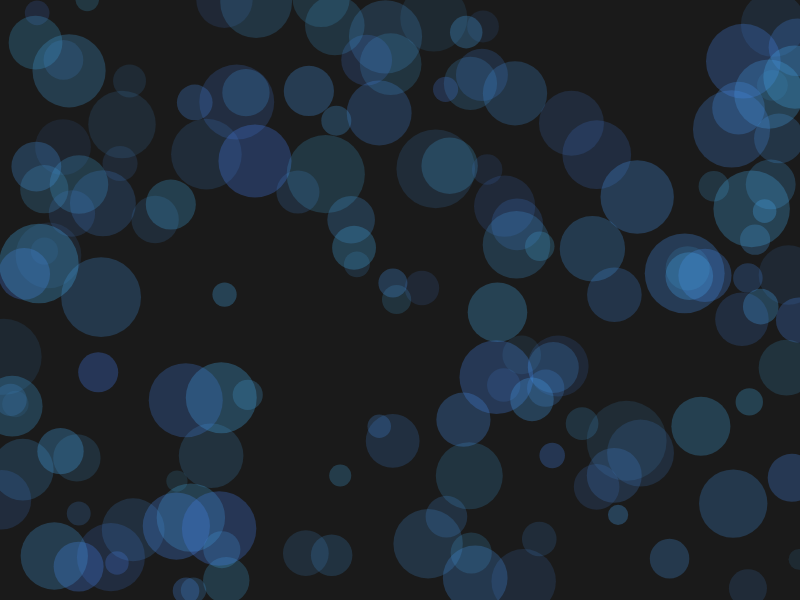
Frame 1 (no input)
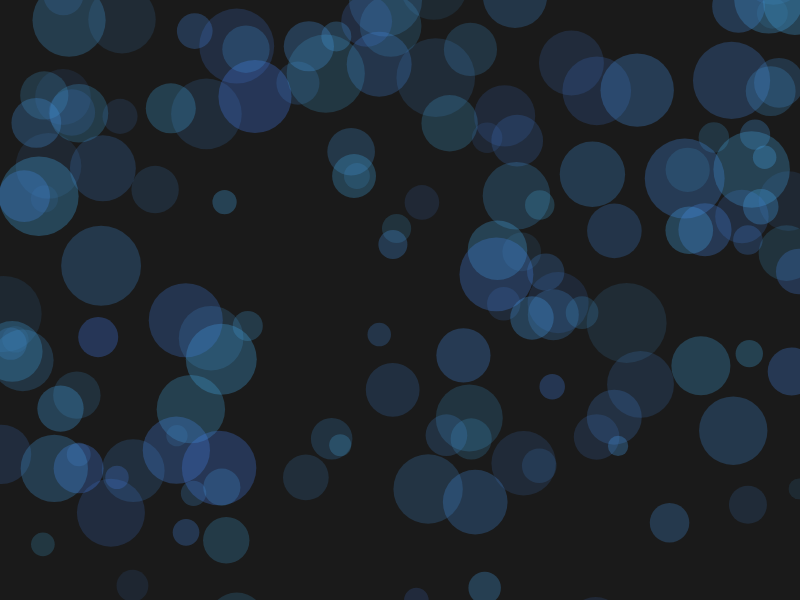
Frame 60 (no input)
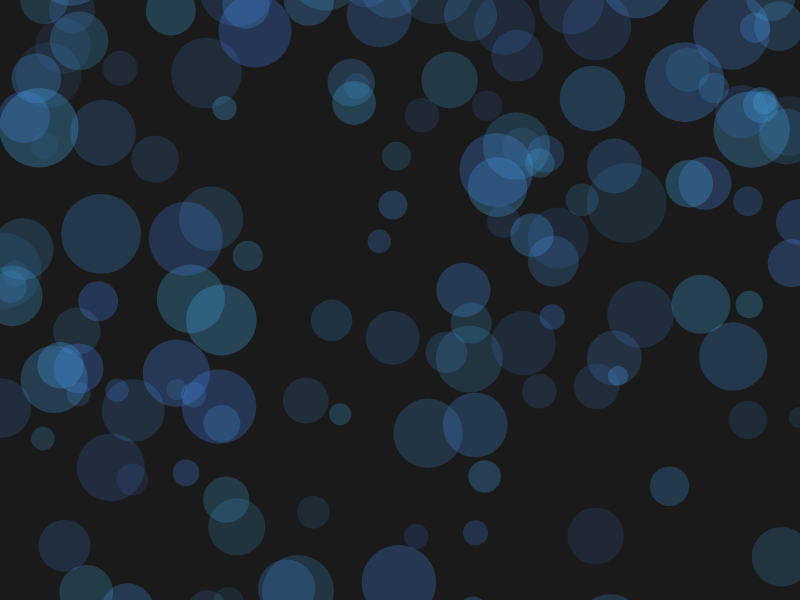
Frame 120 (the mouse pressed at the canvas centre since frame 60)

The p5.js sketch that drew these frames (run headless with seeded random() and noise() and a simulated clock; from frame 60 on, the mouse is pressed at the canvas centre):

// p5.js sketch
// ── sketch.js
let circles = [];
const circleCount = 150;
const rippleRadius = 100;

function setup() {
  createCanvas(800, 600);
  colorMode(HSB, 360, 100, 100, 1);
  noStroke();
  
  for (let i = 0; i < circleCount; i++) {
    circles.push({
      x: random(width),
      y: random(height),
      size: random(20, 80),
      speed: random(0.5, 2),
      hue: 200 + random(20), // Cool blue range
      alpha: random(0.1, 0.3)
    });
  }
}

function draw() {
  background(0, 0, 10, 1); // Dark background with slight transparency for trail effect
  
  for (let i = 0; i < circles.length; i++) {
    let c = circles[i];
    
    // Move circle upward
    c.y -= c.speed;
    
    // Reset circle when it goes off screen
    if (c.y < -c.size) {
      c.y = height + c.size;
      c.x = random(width);
    }
    
    fill(c.hue, 70, 90, c.alpha);
    ellipse(c.x, c.y, c.size);
  }
}

function mousePressed() {
  // Create ripple effect
  let mouseX = pmouseX;
  let mouseY = pmouseY;
  
  for (let i = 0; i < circles.length; i++) {
    let c = circles[i];
    let d = dist(mouseX, mouseY, c.x, c.y);
    
    if (d < rippleRadius) {
      // Push circle away from mouse
      let angle = atan2(c.y - mouseY, c.x - mouseX);
      let force = map(d, 0, rippleRadius, 5, 0);
      c.x += cos(angle) * force;
      c.y += sin(angle) * force;
    }
  }
}
